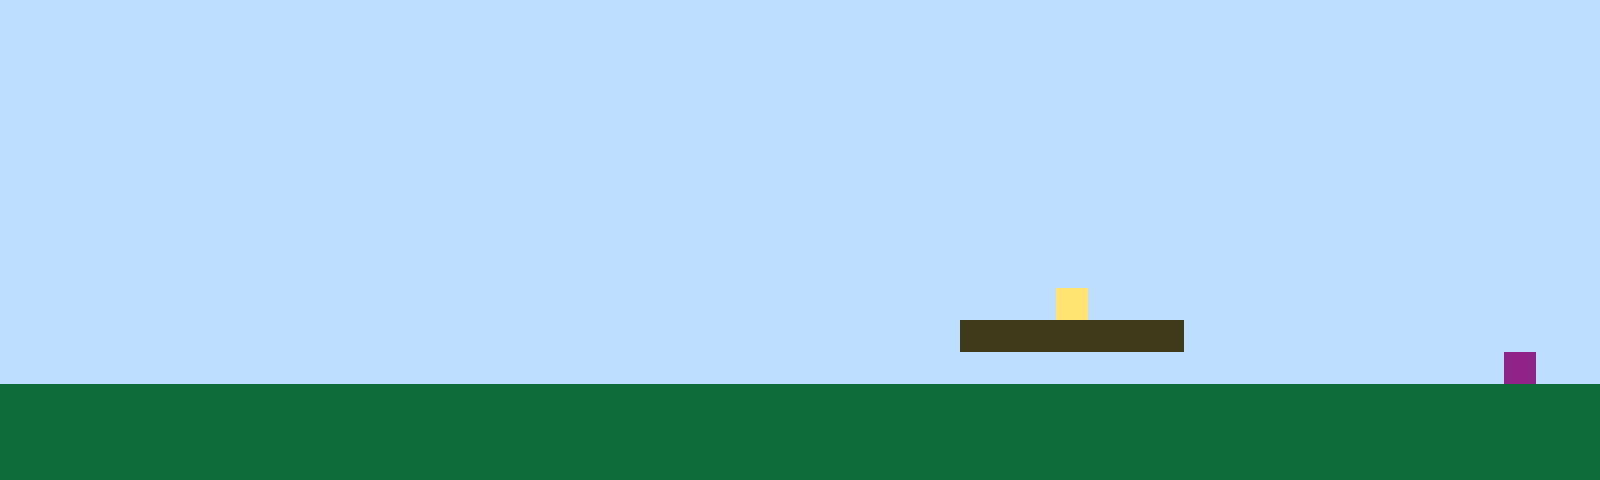

The image is a tile-based game level rendered from a .tmx file. Its description and complete source (layers, tilesets, objects, tile grids) follow:
An orthogonal 50x15 tile map with 32x32 px tiles, 1 tile layer (Tile Layer 1).

<map version="1.10" tiledversion="1.11.2" orientation="orthogonal" renderorder="right-up" width="50" height="15" tilewidth="32" tileheight="32" infinite="0" nextlayerid="2" nextobjectid="1"><editorsettings><export target="map1.csv" format="csv" /></editorsettings><tileset firstgid="1" name="sprites" tilewidth="32" tileheight="32" tilecount="6" columns="3"><image source="sprites.png" width="96" height="64" /></tileset><layer id="1" name="Tile Layer 1" width="50" height="15"><data encoding="csv">1,1,1,1,1,1,1,1,1,1,1,1,1,1,1,1,1,1,1,1,1,1,1,1,1,1,1,1,1,1,1,1,1,1,1,1,1,1,1,1,1,1,1,1,1,1,1,1,1,1,1,1,1,1,1,1,1,1,1,1,1,1,1,1,1,1,1,1,1,1,1,1,1,1,1,1,1,1,1,1,1,1,1,1,1,1,1,1,1,1,1,1,1,1,1,1,1,1,1,1,1,1,1,1,1,1,1,1,1,1,1,1,1,1,1,1,1,1,1,1,1,1,1,1,1,1,1,1,1,1,1,1,1,1,1,1,1,1,1,1,1,1,1,1,1,1,1,1,1,1,1,1,1,1,1,1,1,1,1,1,1,1,1,1,1,1,1,1,1,1,1,1,1,1,1,1,1,1,1,1,1,1,1,1,1,1,1,1,1,1,1,1,1,1,1,1,1,1,1,1,1,1,1,1,1,1,1,1,1,1,1,1,1,1,1,1,1,1,1,1,1,1,1,1,1,1,1,1,1,1,1,1,1,1,1,1,1,1,1,1,1,1,1,1,1,1,1,1,1,1,1,1,1,1,1,1,1,1,1,1,1,1,1,1,1,1,1,1,1,1,1,1,1,1,1,1,1,1,1,1,1,1,1,1,1,1,1,1,1,1,1,1,1,1,1,1,1,1,1,1,1,1,1,1,1,1,1,1,1,1,1,1,1,1,1,1,1,1,1,1,1,1,1,1,1,1,1,1,1,1,1,1,1,1,1,1,1,1,1,1,1,1,1,1,1,1,1,1,1,1,1,1,1,1,1,1,1,1,1,1,1,1,1,1,1,1,1,1,1,1,1,1,1,1,1,1,1,1,1,1,1,1,1,1,1,1,1,1,1,1,1,1,1,1,1,1,1,1,1,1,1,1,1,1,1,1,1,1,1,1,1,1,1,1,1,1,1,1,1,1,1,1,1,1,1,1,1,1,1,1,1,1,1,1,1,1,1,1,1,1,1,1,1,1,1,1,1,1,1,1,1,1,1,1,1,1,1,1,1,1,1,1,1,1,1,1,1,1,1,1,1,1,1,1,1,1,1,1,1,1,1,1,1,4,1,1,1,1,1,1,1,1,1,1,1,1,1,1,1,1,1,1,1,1,1,1,1,1,1,1,1,1,1,1,1,1,1,1,1,1,1,1,1,1,1,1,1,1,1,1,3,3,3,3,3,3,3,1,1,1,1,1,1,1,1,1,1,1,1,1,1,1,1,1,1,1,1,1,1,1,1,1,1,1,1,1,1,1,1,1,1,1,1,1,1,1,1,1,1,1,1,1,1,1,1,1,1,1,1,1,1,1,1,1,1,1,1,6,1,1,2,2,2,2,2,2,2,2,2,2,2,2,2,2,2,2,2,2,2,2,2,2,2,2,2,2,2,2,2,2,2,2,2,2,2,2,2,2,2,2,2,2,2,2,2,2,2,2,2,2,2,2,2,2,2,2,2,2,2,2,2,2,2,2,2,2,2,2,2,2,2,2,2,2,2,2,2,2,2,2,2,2,2,2,2,2,2,2,2,2,2,2,2,2,2,2,2,2,2,2,2,2,2,2,2,2,2,2,2,2,2,2,2,2,2,2,2,2,2,2,2,2,2,2,2,2,2,2,2,2,2,2,2,2,2,2,2,2,2,2,2,2,2,2,2,2,2,2,2,2</data></layer></map>
